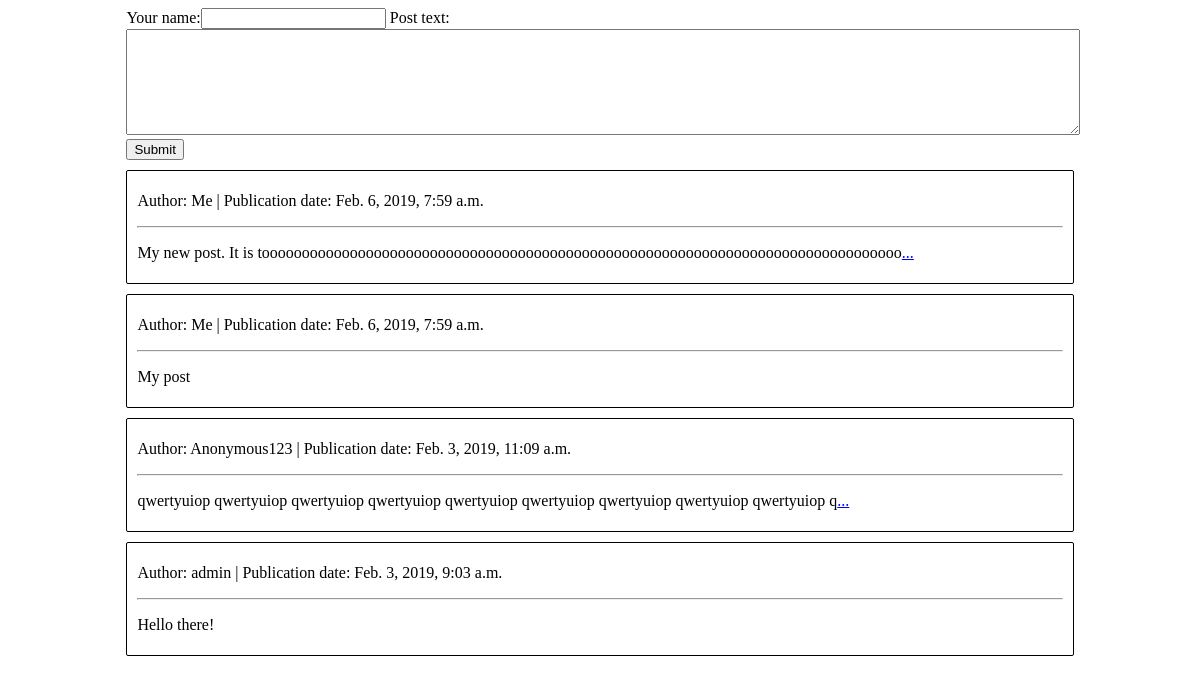
Screenshot of /wall/post/ with the database file from the repository.
### wall/models.py (models this page shows, shortened)
class Post(models.Model):
    post_author = models.CharField(max_length=100)
    post_text = models.CharField(max_length=5000)
    pub_date = models.DateTimeField('date published')
    def get_preview(self):
        return self.post_text[:100]
    def is_large(self):
        return len(self.post_text) > 100

### wall/views.py (the view, shortened to what this page needs)
# urls.py: path('post/', views.post, name='post'),
def post(request):
    return index(request)

### wall/forms.py
class PostForm(forms.Form):
    forms.CharField()
    your_name = forms.CharField(max_length=100)
    post_text = forms.CharField(widget=forms.Textarea, max_length=5000)

### wall/views.py (called while the page is built)
def index(request):
    posts_list = Post.objects.order_by("-pub_date")
    current_name = ""
    return render(request, 'wall/index.html', {'posts_list': posts_list,
                                               'current_name': current_name,
                                               'form': PostForm()})

### templates/wall/index.html (shortened to what this page needs)
{% load static from staticfiles %}
<!DOCTYPE html>
<html lang="en">
<head>
    <link rel="stylesheet" href="{% static 'css/wall.css' %}">
</head>
<body>
    <div class="container">
        <form action="{% url 'wall:post' %}" method="post">
            {{ form }}
            <input type="submit" value="Submit">
        </form>
        {% if posts_list %}
        {% for post in posts_list %}
        <div class="Post" id="{{ post.id }}">
            <p>Author: {{ post.post_author }} | Publication date: {{ post.pub_date }}</p><hr>
            <p>{{ post.get_preview }}<a href="{% url 'wall:detail' post.id %}">{% if post.is_large %}...{% endif %}</a></p>
        </div>
        {% endfor %}
        {% else %}
        <p>The wall is empty. Be the first to write!</p>
        {% endif %}
    </div>
</body>
</html>

### wall/static/css/wall.css (style rules this page uses)
textarea { width: 100%; height: 100px; }
.container { margin: 5px 10% 10%; }
.Post { margin: 10px 0px; padding: 5px 10px; border: 1px solid black; border-radius: 2px; }

### rows the page displays
Post: post_author "Me", pub_date "Feb. 6, 2019, 7:59 a.m.", get_preview "My new post. It is toooooooooooooooooooooooooooooooooooooooooooooooooooooooooooooooooooooooooooooooo"
Post: post_author "Me", pub_date "Feb. 6, 2019, 7:59 a.m.", get_preview "My post"
Post: post_author "Anonymous123", pub_date "Feb. 3, 2019, 11:09 a.m.", get_preview "qwertyuiop qwertyuiop qwertyuiop qwertyuiop qwertyuiop qwertyuiop qwertyuiop qwertyuiop qwertyuiop q"
Post: post_author "admin", pub_date "Feb. 3, 2019, 9:03 a.m.", get_preview "Hello there!"
